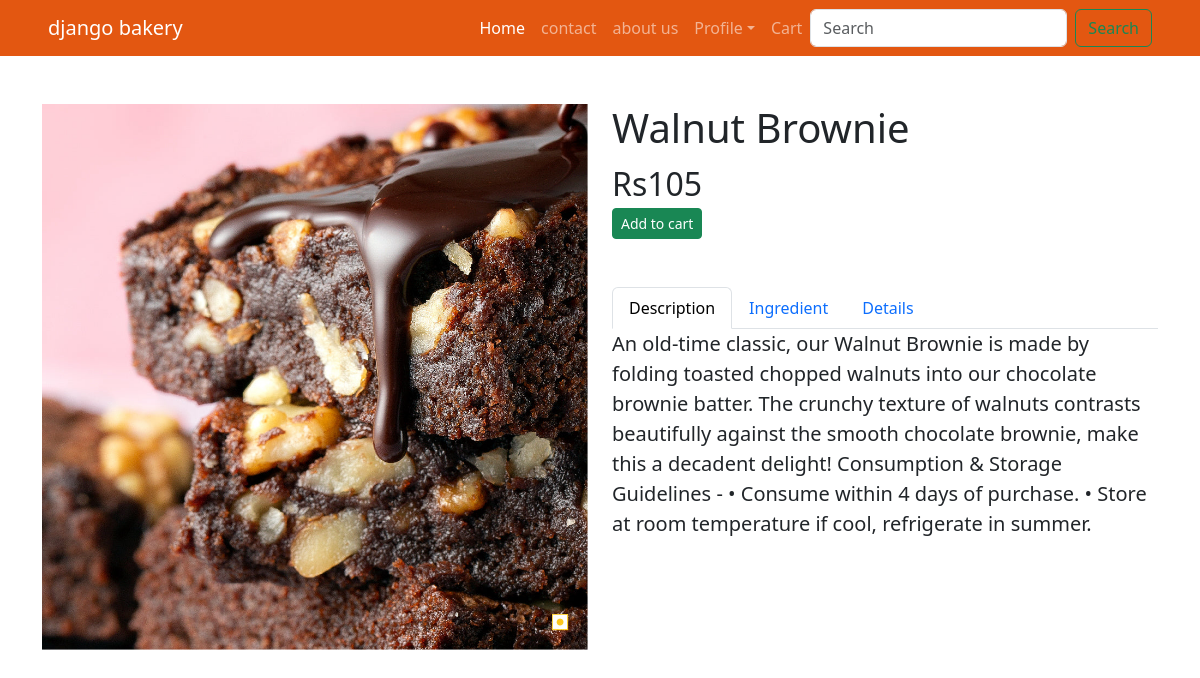
Screenshot of /product/2 (signed in) with the database file from the repository.
### inventory/models.py (models this page shows)
class Product (models.Model):
    food_choices=(
        (0, 'egg'),
        (1, 'eggless')
    )
    collection = models.ForeignKey(Collection, on_delete=models.CASCADE, default=1)
    name = models.CharField(max_length=50)
    image = models.ImageField( upload_to="product")
    price = models.PositiveIntegerField(default=50)
    desc =models.TextField()
    food_type = models.IntegerField(choices=food_choices,default=0)
    qty = models.FloatField(default=50.00, null=True, blank=True)
    ingredients = models.TextField(null=True, blank=True)
    is_new = models.BooleanField(default=True)
    is_best_seller = models.BooleanField(default=False)
    is_available = models.BooleanField(default=True)

### inventory/views.py (the view)
# urls.py: path('product/<int:id>', views.product, name= 'product_detail'),
def product(request, id):
    p = Product.objects.get(id=id)
    return render(request,'inventory/product.html', context={
       'product': p,
    })

### cart/templatetags/cart_tags.py (called while the page is built)
@register.simple_tag(takes_context=True)
def count_cart_items(context):
    request = context.get('request')
    user = request.user
    if user.is_authenticated:
        if Cart.objects.filter(user=user).exists():
            cart = Cart.objects.get(user=user)
            return CartItem.objects.filter(cart=cart).count()
    return 0

### templates/inventory/product.html (shortened to what this page needs)
{% extends 'layout/base.html' %}
{% load static %}
{% block content %}
<div class="container py-5">
    <div class="row">
        <div class="col-md-6">
            <img src="{{product.image.url}}" alt="" class="img-fluid">
        </div>
        <div class="col-md-6">
            <h1>
                {{product.name}}
            </h1>
            <div class="fs-2">Rs{{product.price}}</div>
            <a hx-get="{% url 'add_to_cart' product.id %}" class="btn btn-success btn-sm"> Add to cart</a>
            <ul class="nav nav-tabs mt-5" id="myTab" role="tablist">
                <li class="nav-item" role="presentation">
                    <button class="nav-link active" id="home-tab" data-bs-toggle="tab" data-bs-target="#home"
                        type="button" role="tab" aria-controls="home" aria-selected="true">
                        Description
                    </button>
                </li>
                <li class="nav-item" role="presentation">
                    <button class="nav-link" id="profile-tab" data-bs-toggle="tab" data-bs-target="#profile"
                        type="button" role="tab" aria-controls="profile" aria-selected="false">
                        Ingredient
                    </button>
                </li>
                <li class="nav-item" role="presentation">
                    <button class="nav-link" id="messages-tab" data-bs-toggle="tab" data-bs-target="#messages"
                        type="button" role="tab" aria-controls="messages" aria-selected="false">
                        Details
                    </button>
                </li>
            </ul>
            <div class="tab-content">
                <div class="tab-pane active" id="home" role="tabpanel" aria-labelledby="home-tab">
                    <p class="lead">
                        {{product.desc}}
                    </p>
                </div>
            </div>
        </div>
    </div>
</div>
{% endblock content %}

### rows the page displays
Product: image (picture), name "Walnut Brownie", price "105", desc "An old-time classic, our Walnut Brownie is made by folding toasted chopped walnuts into our chocolate brownie batter. The crunchy texture of walnuts contrasts beautifully against the smooth chocolate brownie, make this a decadent delight! Consumption & Storage Guidelines - • Consume within 4 days of purchase. • Store at room temperature if cool, refrigerate in summer."
